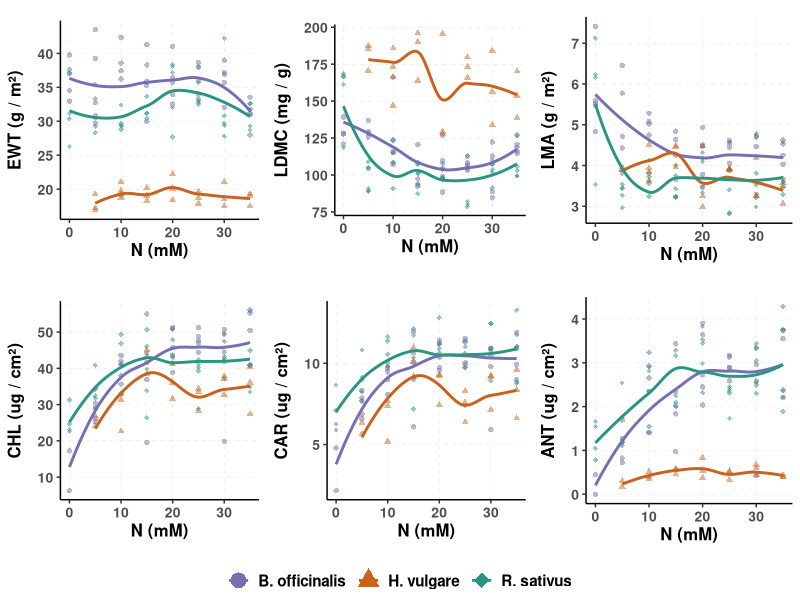
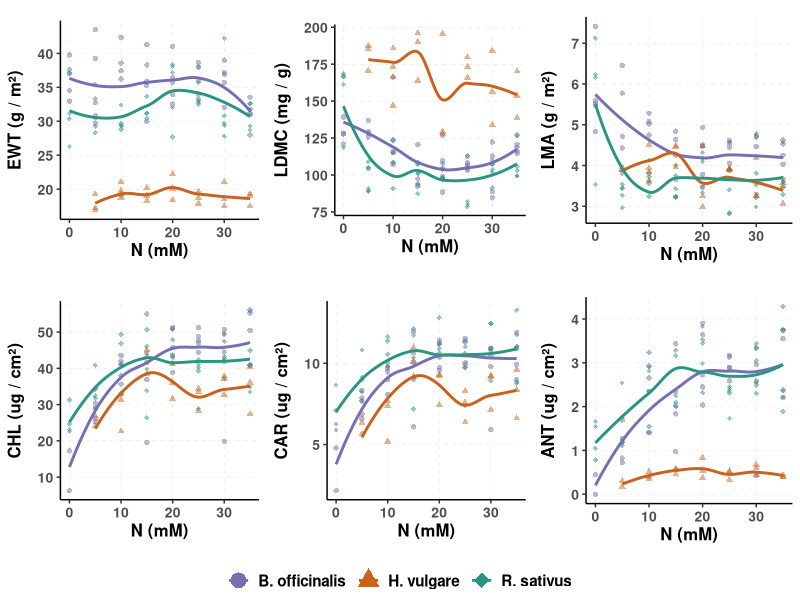

These figures' R source, in order:
##' Create small multiples of different structural
##' and biochemical traits responding to nitrogen.
##' 
##' @author: Nathan D. Malamud
##' @date: 2021-11-11

library(tidyverse)
library(ggplot2)
library(ggpubr)

# Load data for traits
# REMINDER: Set Working Directory -> Source File Location
data <- read_csv("./data/traits.csv")

# Define colors for each species
josef_colors <- c("R. sativus" = "#299680", "B. officinalis" = "#7570b2", "H. vulgare" = "#ca621c")

# Define the custom theme with a fixed aspect ratio
custom_theme <- theme_classic() +  # Start with a minimal theme
  theme(
    text = element_text(family = "sans", face="bold", size = 12),  # Set font family and size
    axis.title.x = element_text(size = 12),  # Customize x-axis title
    axis.title.y = element_text(size = 12, margin = margin(r = 10)),  # Add margin to y-axis title
    axis.text = element_text(size = 10),  # Customize axis text
    legend.text = element_text(size = 11),  # Customize legend text
    panel.grid.major = element_line(color = "grey80", linetype = "dashed", linewidth=0.1),  # Customize major grid lines
    panel.grid.minor = element_blank(),  # Remove minor grid lines
    panel.background = element_rect(fill = "white", color = NA),  # Set panel background
    plot.title = element_text(hjust = 0.5, size = 16, face = "bold"),  # Center and style the plot title
    aspect.ratio = 1  # Fix the aspect ratio (1:1)
  )

# Loop through each variable and create plots
# Define variables of interest
variables_of_interest <- c("EWT", "LDMC", "LMA", "CHL", "CAR", "ANT")

# Define y-axis labels with units
label_units <- c(
  EWT = "EWT (g / m²)",
  LDMC = "LDMC (mg / g)",
  LMA = "LMA (g / m²)",
  CHL = "CHL (ug / cm²)",
  CAR = "CAR (ug / cm²)",
  ANT = "ANT (ug / cm²)"
)

# Initialize an empty list to store plots
plot_list <- list()

# Loop through each variable and create plots
for (variable in variables_of_interest) {
  # Filter data for the current variable
  data_filtered <- data %>%
    select(barcodeID, species, treatment_mmol, !!sym(variable)) %>%
    rename(value = !!sym(variable))
  
  # Create the plot with points and LOESS curves
  plot <- ggplot(data_filtered, aes(x = treatment_mmol, y = value, color = species, shape = species)) +
    geom_point(alpha = 0.5) +
    geom_smooth(method = "loess", se = FALSE, linetype = "solid") +  # LOESS curve in black
    scale_color_manual(values = josef_colors, name=NULL) +
    scale_shape_manual(values = c(16, 17, 18), name=NULL) +  # Set shapes for species
    labs(x = "N (mM)", y = label_units[[variable]]) +
    custom_theme + guides(color = guide_legend(override.aes = list(size = 5, alpha=1.0)))
  
  # Add the plot to the list
  plot_list[[variable]] <- plot
}

# Arrange the plots using ggarrange and assign to combined_plot
combined_plot <- ggarrange(
  plotlist = plot_list,
  nrow = 2, ncol=3,
  # labels = c("a", "b", "c", "d", "e", "f"),  # Add labels to each plot
  common.legend = TRUE,
  legend = "bottom"
)

# Display the combined plot
print(combined_plot)

ggsave(filename = "./figures/traits_plot.pdf", 
       plot = combined_plot, device = "pdf", width = 10, height = 6)

